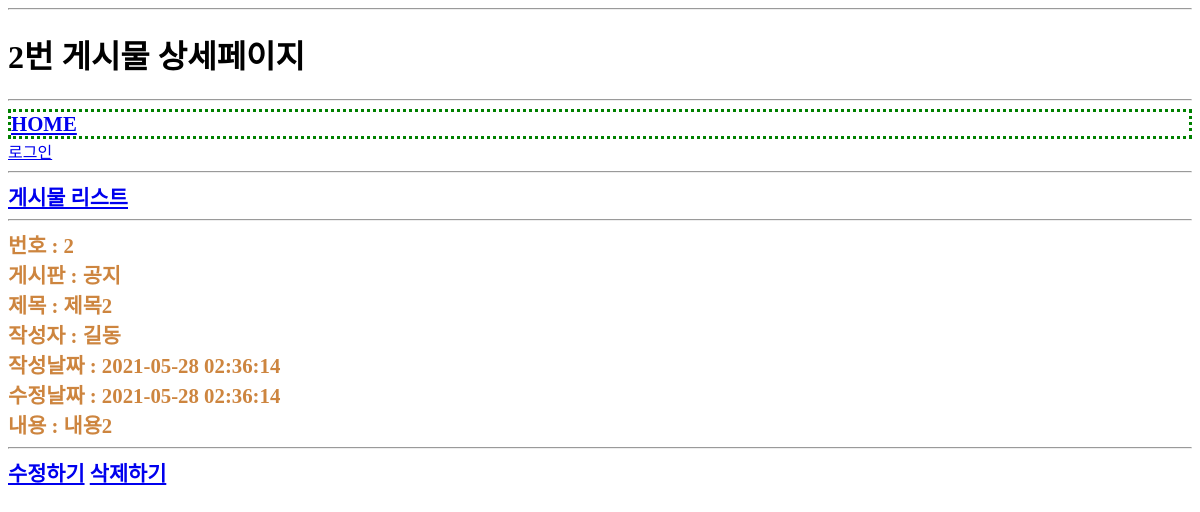
Page /usr/article/detail.php?id=2 on the committed database.
### tables this page shows
CREATE TABLE article(
	id INT(10) UNSIGNED NOT NULL PRIMARY KEY AUTO_INCREMENT,
	regDate DATETIME NOT NULL,
	updateDate DATETIME NOT NULL,
	memberId INT(10) UNSIGNED NOT NULL,
	boardId INT(10) UNSIGNED NOT NULL,
	title VARCHAR(100) NOT NULL,
	`body` TEXT NOT NULL
);

CREATE TABLE board(
    id INT(10) UNSIGNED NOT NULL PRIMARY KEY AUTO_INCREMENT,
    regDate DATETIME NOT NULL,
    updateDate DATETIME NOT NULL,
    memberId INT(10) UNSIGNED NOT NULL,
    `name` VARCHAR(100) NOT NULL,
    `code` VARCHAR(100) NOT NULL
);

CREATE TABLE `member`(
	id INT(10) UNSIGNED NOT NULL PRIMARY KEY AUTO_INCREMENT,
	delStatus INT(1) UNSIGNED NOT NULL,
	regDate DATETIME NOT NULL,
	updateDate DATETIME NOT NULL,
	loginId CHAR(20) NOT NULL,
	loginPw CHAR(100) NOT NULL,
	`name` CHAR(20) NOT NULL,
	nickname CHAR(20) NOT NULL,
	cellphoneNo CHAR(20) NOT NULL,
	email CHAR(100) NOT NULL
);

### util.php (called while the page is built, shortened)
<?php
function DB__getRow($sql) {
  global $dbConn;
  $rs = mysqli_query($dbConn, $sql);
  $row = mysqli_fetch_assoc($rs);
  return $row;
}

### usr/article/detail.php (the view, shortened to what this page needs)
<?php
$id = intval($_GET['id']);
$sql = "
SELECT * FROM article
WHERE id = ${id};
";
$article = DB__getRow($sql);
$sqlGetMemberById = "
SELECT * FROM member
WHERE id = ${article['memberId']};
";
$sqlGetBoardById = "
SELECT * FROM board
WHERE id = ${article['boardId']};
";
$member = DB__getRow($sqlGetMemberById);
$board = DB__getRow($sqlGetBoardById);
?>
<hr>
<?php require_once __DIR__ . "/../head.php";
?>
<div><a href="list.php">게시물 리스트</a></div>
<hr>
<div>
    번호 : <?=$article['id']?><br>
    게시판 : <?=$board['name']?><br>
    제목 : <?=$article['title']?><br>
    작성자 : <?=$member['nickname']?><br>
    작성날짜 : <?=$article['regDate']?><br>
    수정날짜 : <?=$article['updateDate']?><br>
    내용 : <?=$article['body']?><br>
</div>
<hr>
<div>
<a href="modify.php?id=<?=$id?>">수정하기</a>
<a onClick="if(!confirm('이 게시물을 삭제하시겠습니까?')){return false}" href="doDelete.php?id=<?=$id?>">삭제하기</a>
</div>
<?php require_once __DIR__ . "/../foot.php";
?>

### common.css (style rules this page uses)
div { font-size:1.3rem; font-weight: bold; color: peru; }

### rows in the picture
article: id "2", title "제목2", regDate "2021-05-28 02:36:14", updateDate "2021-05-28 02:36:14", body "내용2"
board: name "공지"
member: nickname "길동"

### other values in the picture
$pageTitle "2번 게시물 상세페이지"
